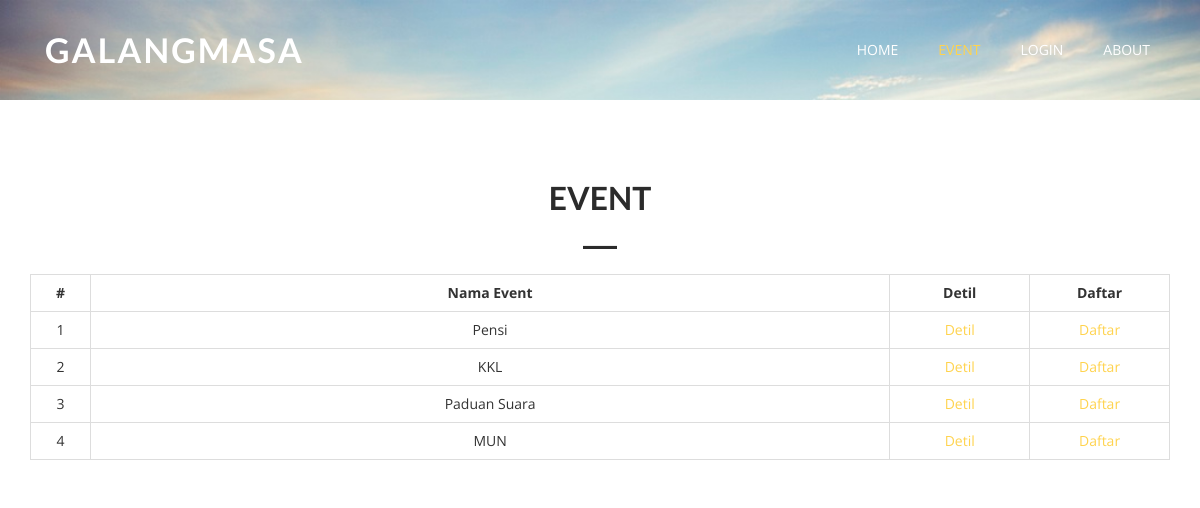
The app's page /event/index.php with its own data.
### tables this page shows
CREATE TABLE `data_event` (
  `num` int(11) NOT NULL,
  `nama` text NOT NULL,
  `bidang` text NOT NULL,
  `tanggal` text NOT NULL,
  `lokasi` text NOT NULL,
  `jangka` text,
  `penjelasan` text,
  `target` text,
  `req` text,
  `posisi` text,
  `biaya` text,
  `keuntungan` text,
  `penulis` text NOT NULL
);

### event/index.php (the view, shortened to what this page needs)
<!DOCTYPE html>
<html lang="en">
  <head>
    <link rel="stylesheet" type="text/css" href="../css/bootstrap.min.css">
    <link rel="stylesheet" type="text/css" href="../css/font-awesome.min.css">
    <link rel="stylesheet" type="text/css" href="../css/animate.css">
    <link rel="stylesheet" type="text/css" href="../css/style.css">
  </head>
  <body>
    <header class="main-header" id="header">
        <div class="bg-color">
            <nav class="nav navbar-default navbar-fixed-top">
                <div class="container">
                    <div class="col-md-12">
                        <div class="navbar-header">
                            <a href="../" class="navbar-brand">GalangMasa</a>
                        </div>
                        <div class="collapse navbar-collapse navbar-right" id="mynavbar">
                            <ul class="nav navbar-nav">
                                <li><a href="../">Home</a></li>
                                <li class="active"><a href="../event/">Event</a></li>
                                <li><a href="../login/">Login</a></li>
                                <li><a href="../about/">About</a></li>
                            </ul>
                        </div>
                    </div>
                </div>
            </nav>
        </div>
    </header>
	<section class="section-padding wow fadeInUp delay-02s">
        <div class="container">
            <div class="row">
                <div class="col-md-12 col-sm-12">
					<center>
						<h2 class="head-title">EVENT</h2>
						<hr class="botm-line">
						<table bgcolor='#ffffff' class="table table-bordered" cellpadding="5" cellspacing="0" align="center">
							<tr bgcolor='' align='center'>
								<td width="30"><b>#</b></td>
								<td width="400"><b>Nama Event</b></td>
								<td width="70"><b>Detil</b></td>
								<td width="70"><b>Daftar</b></td>
							</tr>
							<?php
							$query = mysql_query("SELECT * FROM data_event");
							$i = 1;
							while ($data=mysql_fetch_array($query))
							{
							?>
								<tr align='center'>
									<td><?php echo $i++; ?></td>
									<td><?php echo $data['nama']; ?></td>
									<td width="70"><a href="./detil.php?num=<?php echo $data['num'];?>">Detil</td>
									<td width="70"><a href="./daftar.php?num=<?php echo $data['num'];?>">Daftar</td>
								</tr>
							<?php
							}
							?>
						</table>
					</center>
				</div>
			</div>
		</div>
	</section>
  </body>
</html>

### css/style.css (style rules this page uses)
body { line-height: 1.5; font-family: 'Open Sans', sans-serif; overflow-x: hidden; }
ol, ul { list-style: none; }
table { border-collapse: collapse; border-spacing: 0; }
.section-padding { padding: 60px 0px; }
h1, h2, h3, h4, h5, h6 { font-family: 'Lato', sans-serif; }
.navbar-default { background-color: transparent; }
.main-header { background: url(../img/banner.jpg) no-repeat; background-size: cover; min-height: 100px; }
.bg-color { background-color: RGBA(0, 0, 0, 0.41); }
.nav > li > a { padding: 0px; }
.navbar-brand { padding: 0px; height: inherit; font-family: 'Lato', sans-serif; }
.navbar-default .navbar-brand { color: #fff; font-size: 34px; text-transform: uppercase; font-weight: 700; letter-spacing: 2px; }
.navbar-default .navbar-nav > .active > a, .navbar-default .navbar-nav > .active > a:focus, .navbar-default .navbar-nav > .active > a:hover { color: #FFD34E; background-color: transparent; text-transform: uppercase; }
.navbar-default .navbar-nav > li > a { color: #fff; padding: 0px 20px; text-transform: uppercase; }
.navbar-fixed-top { padding: 40px 0; transition: all 0.5s; }
.head-title { color: #2b2b2b; font-size: 32px; font-weight: 700; }
.botm-line { background-color: #2b2b2b; width: 34px; height: 3px; display: inline-block; }
a, a:hover { color: #FFD34E; }

### records on screen
data_event: nama "Pensi"
data_event: nama "KKL"
data_event: nama "Paduan Suara"
data_event: nama "MUN"
